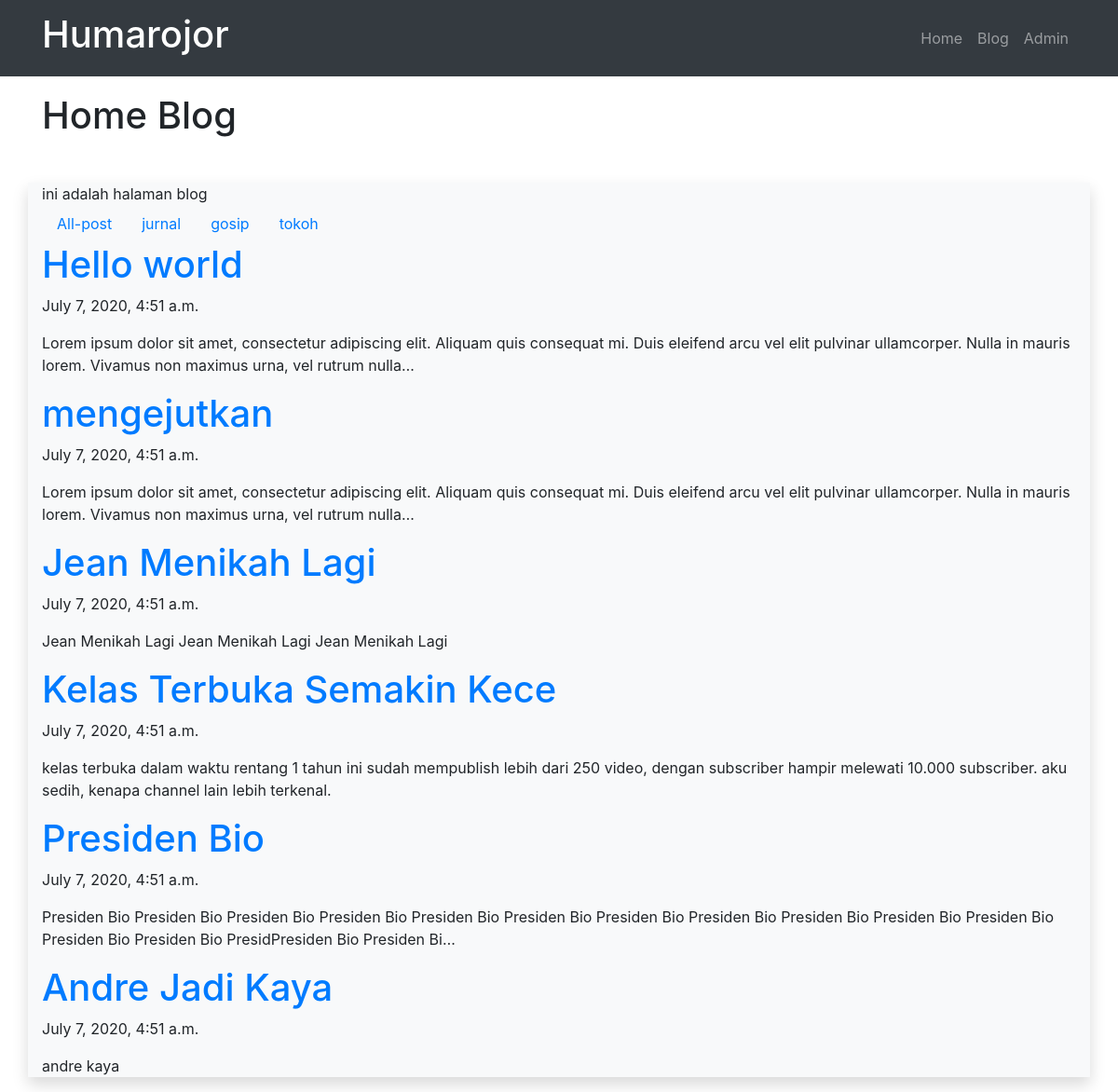
Screenshot of /blog/ with the database file from the repository.
### blog/models.py (models this page shows, shortened)
class Post(models.Model):
	judul		= models.CharField(max_length=255)
	body		= models.TextField()
	category	= models.CharField(max_length=255)
	publish		= models.DateTimeField(auto_now_add = True)
	update		= models.DateTimeField(auto_now = True)
	slug		= models.SlugField(blank=True, editable = False)

### blog/views.py (the view)
# urls.py: path('', views.index, name='index'),
def index(request):
	posts = Post.objects.all();
	categories = Post.objects.values('category').distinct();
	context = {
		'Judul':'Home Blog',
		'Content':'ini adalah halaman blog',
		'Categories':categories,
		'Posts':posts,
	}
	return render(request,'blog/index.html',context)

### blog/templates/blog/index.html (shortened to what this page needs)
{% extends "base.html" %}
{% block pageTitle %}
	{{Judul}}
{% endblock pageTitle %}
{% block contents %}
	{{Content}}
	<ul class="nav">
		<li class="nav-item">
			<a class = "nav-link" href="{% url 'blog:index' %}" title="">
				All-post
			</a>
		</li>
	{% for dataCategory in Categories %}
		<li class="nav-item">
			<a class = "nav-link" href="{% url 'blog:category' categoryInput=dataCategory.category %}" title="">
				{{dataCategory.category}}
			</a>
		</li>
	{% endfor %}
	</ul>
	{% for post in Posts %}
		<a href="{% url 'blog:detail' slugInput=post.slug %}" title="">
			<h1>{{post.judul}}</h1>
		</a>
		<p>{{post.publish}}</p>
		<p>{{post.body|truncatechars:200}}</p>
	{% endfor %}
{% endblock contents %}

### templates/base.html (shortened to what this page needs)
<!DOCTYPE html>
<html>
<head>
	{% include "snippets/styles.html" %}
</head>
<body>
	{% include "snippets/navbar.html" %}
	<div class="container" style="margin-top:100px">
		<h1>
		{% block pageTitle %}
		{% endblock pageTitle %}
		</h1>
	</div>
	<div class="container bg-light shadow mt-5">
		{% block contents %}
		{% endblock contents %}
	</div>
</body>
</html>

### templates/snippets/styles.html (shortened to what this page needs)
<link rel="stylesheet" href="https://stackpath.bootstrapcdn.com/bootstrap/4.1.3/css/bootstrap.min.css">

### templates/snippets/navbar.html (shortened to what this page needs)
<nav class="navbar fixed-top navbar-expand-sm navbar-dark bg-dark">
		<div class="container">
			<a class="navbar-brand" href="#">
				<h1>Humarojor</h1>
			</a>
			<div class="collapse navbar-collapse" id="navbarSupportedContent">
				<ul class="navbar-nav ml-auto">
					<li class="nav-item">
						<a class="nav-link" href="{% url 'index' %}">
							Home
						</a>
					</li>
					<li class="nav-item">
						<a class="nav-link" href="{% url 'blog:index' %}">
							Blog
						</a>
					</li>
					<li class="nav-item">
						<a class="nav-link" href="{% url 'admin:index' %}">
							Admin
						</a>
					</li>
				</ul>
			</div>
		</div>
	</nav>

### rows the page displays
Post: judul "Hello world", publish "July 7, 2020, 4:51 a.m.", body "Lorem ipsum dolor sit amet, consectetur adipiscing elit. Aliquam quis consequat mi. Duis eleifend arcu vel elit pulvinar ullamcorper. Nulla in mauris lorem. Vivamus non maximus urna, vel rutrum nulla…"
Post: judul "mengejutkan", publish "July 7, 2020, 4:51 a.m.", body "Lorem ipsum dolor sit amet, consectetur adipiscing elit. Aliquam quis consequat mi. Duis eleifend arcu vel elit pulvinar ullamcorper. Nulla in mauris lorem. Vivamus non maximus urna, vel rutrum nulla…"
Post: judul "Jean Menikah Lagi", publish "July 7, 2020, 4:51 a.m.", body "Jean Menikah Lagi Jean Menikah Lagi Jean Menikah Lagi"
Post: judul "Kelas Terbuka Semakin Kece", publish "July 7, 2020, 4:51 a.m.", body "kelas terbuka dalam waktu rentang 1 tahun ini sudah mempublish lebih dari 250 video, dengan subscriber hampir melewati 10.000 subscriber. aku sedih, kenapa channel lain lebih terkenal."
Post: judul "Presiden Bio", publish "July 7, 2020, 4:51 a.m.", body "Presiden Bio Presiden Bio Presiden Bio Presiden Bio Presiden Bio Presiden Bio Presiden Bio Presiden Bio Presiden Bio Presiden Bio Presiden Bio Presiden Bio Presiden Bio PresidPresiden Bio Presiden Bi…"
Post: judul "Andre Jadi Kaya", publish "July 7, 2020, 4:51 a.m.", body "andre kaya"

### other values shown
{{ Judul }} "Home Blog"
{{ Content }} "ini adalah halaman blog"
{{ dataCategory.category }} "jurnal" "gosip" "tokoh"
